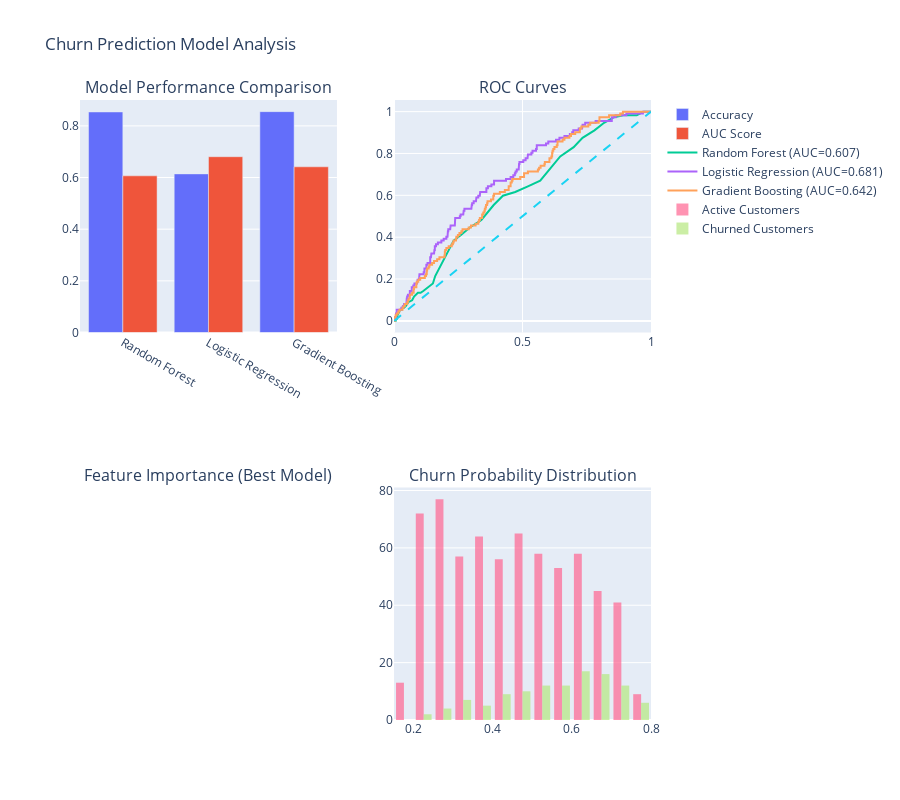

Here is the notebook cell this chart was saved with:
### Code cell
# Visualize churn model results
def visualize_churn_results(results, y_test):
    """Visualize churn prediction results"""
    
    fig = make_subplots(
        rows=2, cols=2,
        subplot_titles=['Model Performance Comparison', 'ROC Curves', 
                       'Feature Importance (Best Model)', 'Churn Probability Distribution']
    )
    
    # Model performance comparison
    model_names = list(results.keys())
    accuracies = [results[name]['accuracy'] for name in model_names]
    auc_scores = [results[name]['auc_score'] for name in model_names]
    
    fig.add_trace(
        go.Bar(x=model_names, y=accuracies, name='Accuracy', offsetgroup=1),
        row=1, col=1
    )
    
    fig.add_trace(
        go.Bar(x=model_names, y=auc_scores, name='AUC Score', offsetgroup=2),
        row=1, col=1
    )
    
    # ROC Curves
    for name in model_names:
        y_pred_proba = results[name]['probabilities']
        fpr, tpr, _ = roc_curve(y_test, y_pred_proba)
        
        fig.add_trace(
            go.Scatter(x=fpr, y=tpr, name=f'{name} (AUC={results[name]["auc_score"]:.3f})',
                      mode='lines'),
            row=1, col=2
        )
    
    # Add diagonal line for ROC
    fig.add_trace(
        go.Scatter(x=[0, 1], y=[0, 1], mode='lines', line=dict(dash='dash'),
                  name='Random', showlegend=False),
        row=1, col=2
    )
    
    # Feature importance (for tree-based models)
    best_model = results[best_churn_model_name]['model']
    if hasattr(best_model, 'feature_importances_'):
        feature_imp = pd.DataFrame({
            'feature': churn_features,
            'importance': best_model.feature_importances_
        }).sort_values('importance', ascending=True).tail(10)
        
        fig.add_trace(
            go.Bar(x=feature_imp['importance'], y=feature_imp['feature'], 
                   orientation='h', name='Importance'),
            row=2, col=1
        )
    
    # Churn probability distribution
    best_probabilities = results[best_churn_model_name]['probabilities']
    
    fig.add_trace(
        go.Histogram(x=best_probabilities[y_test == 0], name='Active Customers', 
                    opacity=0.7, nbinsx=20),
        row=2, col=2
    )
    
    fig.add_trace(
        go.Histogram(x=best_probabilities[y_test == 1], name='Churned Customers', 
                    opacity=0.7, nbinsx=20),
        row=2, col=2
    )
    
    fig.update_layout(height=800, title_text="Churn Prediction Model Analysis")
    fig.show()

# Visualize results
visualize_churn_results(churn_model_results, y_churn_test)

# Print detailed classification report for best model
print(f"\n📊 DETAILED CLASSIFICATION REPORT - {best_churn_model_name}:")
print("=" * 60)
best_predictions = churn_model_results[best_churn_model_name]['predictions']
print(classification_report(y_churn_test, best_predictions, 
                          target_names=['Active', 'Churned']))

### Figure 1 — Plotly figure (JSON) as saved in the notebook; plotly's stock layout.template omitted (floating-point values rounded to 4 significant figures; data arrays with more than 128 entries replaced by an {"elided": "..."} marker saying what was removed)
{"data": [{"name": "Accuracy", "offsetgroup": "1", "type": "bar", "x": ["Random Forest", "Logistic Regression", "Gradient Boosting"], "xaxis": "x", "y": [0.8538, 0.6141, 0.8551], "yaxis": "y"}, {"name": "AUC Score", "offsetgroup": "2", "type": "bar", "x": ["Random Forest", "Logistic Regression", "Gradient Boosting"], "xaxis": "x", "y": [0.6066, 0.6806, 0.6415], "yaxis": "y"}, {"mode": "lines", "name": "Random Forest (AUC=0.607)", "type": "scatter", "x": [0.0, 0.001497, 0.005988, 0.007485, 0.01048, 0.01347, 0.01647, 0.02246, 0.02395, 0.02994, 0.03144, 0.03743, 0.03892, 0.04641, 0.05539, 0.07036, 0.07784, 0.09281, 0.1033, 0.1138, 0.1228, 0.1377, 0.1512, 0.1602, 0.1751, 0.1931, 0.2096, 0.232, 0.2605, 0.2949, 0.3398, 0.3623, 0.3877, 0.4237, 0.4716, 0.521, 0.5689, 0.6108, 0.6467, 0.6991, 0.7335, 0.7799, 0.8174, 0.8563, 0.8922, 0.9446, 0.9716, 1.0], "xaxis": "x2", "y": [0.0, 0.0, 0.0, 0.008929, 0.008929, 0.02679, 0.03571, 0.04464, 0.05357, 0.05357, 0.0625, 0.0625, 0.0625, 0.07143, 0.08929, 0.09821, 0.1161, 0.1339, 0.1339, 0.1429, 0.1518, 0.1696, 0.1786, 0.2143, 0.25, 0.2946, 0.3304, 0.3839, 0.4107, 0.4464, 0.4821, 0.5179, 0.5536, 0.5982, 0.6161, 0.6429, 0.6696, 0.7321, 0.7857, 0.8304, 0.875, 0.9107, 0.9464, 0.9732, 0.9821, 0.9821, 1.0, 1.0], "yaxis": "y2"}, {"mode": "lines", "name": "Logistic Regression (AUC=0.681)", "type": "scatter", "x": {"elided": "186 float values"}, "xaxis": "x2", "y": {"elided": "186 float values"}, "yaxis": "y2"}, {"mode": "lines", "name": "Gradient Boosting (AUC=0.642)", "type": "scatter", "x": {"elided": "195 float values"}, "xaxis": "x2", "y": {"elided": "195 float values"}, "yaxis": "y2"}, {"line": {"dash": "dash"}, "mode": "lines", "name": "Random", "showlegend": false, "type": "scatter", "x": [0, 1], "xaxis": "x2", "y": [0, 1], "yaxis": "y2"}, {"name": "Active Customers", "nbinsx": 20, "opacity": 0.7, "type": "histogram", "x": {"elided": "668 float values"}, "xaxis": "x4", "yaxis": "y4"}, {"name": "Churned Customers", "nbinsx": 20, "opacity": 0.7, "type": "histogram", "x": [0.5789, 0.4595, 0.5714, 0.5308, 0.7272, 0.6121, 0.6108, 0.5962, 0.6954, 0.4167, 0.3934, 0.4546, 0.7079, 0.4426, 0.6515, 0.698, 0.437, 0.458, 0.5432, 0.7131, 0.3321, 0.5486, 0.7035, 0.4359, 0.6406, 0.4336, 0.6378, 0.7324, 0.6254, 0.6064, 0.2567, 0.7044, 0.4535, 0.5366, 0.4741, 0.2374, 0.3058, 0.4531, 0.6532, 0.7108, 0.6852, 0.5055, 0.6097, 0.7523, 0.4689, 0.5206, 0.5147, 0.659, 0.3549, 0.5538, 0.3378, 0.4232, 0.7735, 0.3108, 0.2053, 0.5952, 0.5235, 0.5925, 0.6181, 0.5441, 0.7092, 0.37, 0.5691, 0.4553, 0.2632, 0.3117, 0.5928, 0.7358, 0.7145, 0.4859, 0.6214, 0.631, 0.3841, 0.5503, 0.7588, 0.691, 0.6507, 0.5526, 0.524, 0.6156, 0.7194, 0.321, 0.4258, 0.6335, 0.6868, 0.3666, 0.7607, 0.4136, 0.3304, 0.7191, 0.6865, 0.5719, 0.5037, 0.6901, 0.6378, 0.4132, 0.6688, 0.6055, 0.6419, 0.2866, 0.649, 0.4642, 0.7543, 0.5794, 0.6615, 0.5332, 0.6697, 0.6615, 0.2627, 0.6482, 0.6689, 0.7905], "xaxis": "x4", "yaxis": "y4"}], "layout": {"annotations": [{"font": {"size": 16}, "showarrow": false, "text": "Model Performance Comparison", "x": 0.225, "xanchor": "center", "xref": "paper", "y": 1, "yanchor": "bottom", "yref": "paper"}, {"font": {"size": 16}, "showarrow": false, "text": "ROC Curves", "x": 0.775, "xanchor": "center", "xref": "paper", "y": 1, "yanchor": "bottom", "yref": "paper"}, {"font": {"size": 16}, "showarrow": false, "text": "Feature Importance (Best Model)", "x": 0.225, "xanchor": "center", "xref": "paper", "y": 0.375, "yanchor": "bottom", "yref": "paper"}, {"font": {"size": 16}, "showarrow": false, "text": "Churn Probability Distribution", "x": 0.775, "xanchor": "center", "xref": "paper", "y": 0.375, "yanchor": "bottom", "yref": "paper"}], "height": 800, "title": {"text": "Churn Prediction Model Analysis"}, "xaxis": {"anchor": "y", "domain": [0, 0.45]}, "xaxis2": {"anchor": "y2", "domain": [0.55, 1]}, "xaxis3": {"anchor": "y3", "domain": [0, 0.45]}, "xaxis4": {"anchor": "y4", "domain": [0.55, 1]}, "yaxis": {"anchor": "x", "domain": [0.625, 1]}, "yaxis2": {"anchor": "x2", "domain": [0.625, 1]}, "yaxis3": {"anchor": "x3", "domain": [0, 0.375]}, "yaxis4": {"anchor": "x4", "domain": [0, 0.375]}}}
